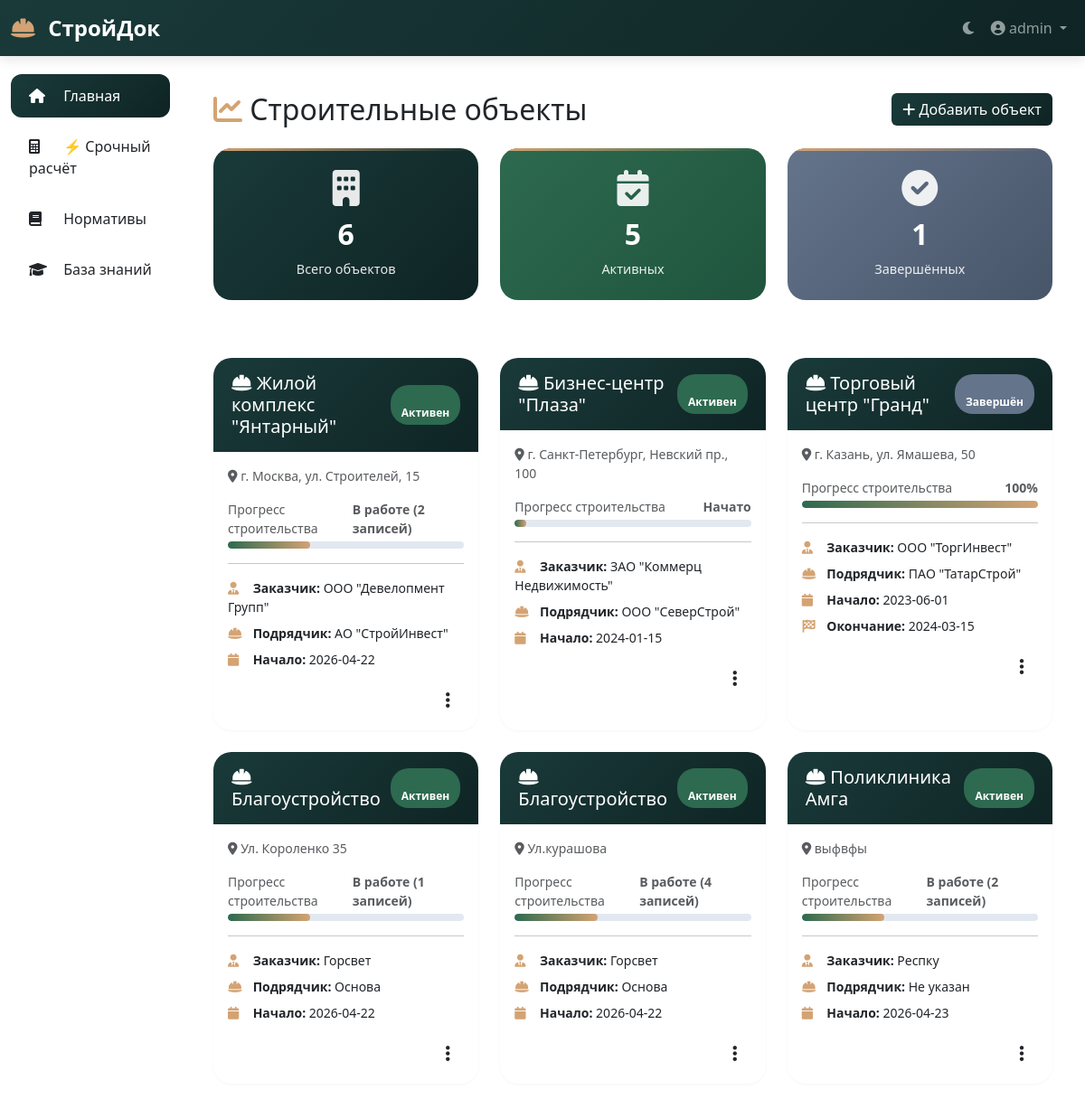
Screenshot of / (signed in) with the database file from the repository.
### app.py (models this page shows)
class Site(db.Model):
    id = db.Column(db.Integer, primary_key=True)
    name = db.Column(db.String(200), nullable=False)
    address = db.Column(db.String(300))
    customer = db.Column(db.String(200))
    contractor = db.Column(db.String(200))
    start_date = db.Column(db.String(50))
    end_date = db.Column(db.String(50))
    status = db.Column(db.String(50), default='active')
    created_at = db.Column(db.DateTime, default=datetime.now)
    avatar_filename = db.Column(db.String(300))
    entries = db.relationship('JournalEntry', backref='site', lazy=True, cascade='all, delete-orphan')
    documents = db.relationship('Document', backref='site', lazy=True, cascade='all, delete-orphan')
    photos = db.relationship('Photo', backref='site', lazy=True, cascade='all, delete-orphan')
    media = db.relationship('Media', backref='site', lazy=True, cascade='all, delete-orphan')

### app.py (the view)
@app.route('/')
@login_required
def index():
    sites = Site.query.all()
    active_count = Site.query.filter_by(status='active').count()
    completed_count = Site.query.filter_by(status='completed').count()
    paused_count = Site.query.filter_by(status='paused').count()
    current_date = datetime.now().strftime('%Y-%m-%d')
    return render_template('index.html',
                         sites=sites,
                         active_count=active_count,
                         completed_count=completed_count,
                         paused_count=paused_count,
                         current_date=current_date)

### app.py (called while the page is built)
def login_required(f):
    @wraps(f)
    def decorated_function(*args, **kwargs):
        if not session.get('logged_in'):
            flash('Пожалуйста, авторизуйтесь', 'warning')
            return redirect(url_for('login'))
        return f(*args, **kwargs)
    return decorated_function

### templates/index.html (shortened to what this page needs)
{% extends "base.html" %}
{% block content %}
<div class="container py-4">
    <div class="d-flex justify-content-between align-items-center mb-4 flex-wrap gap-3">
        <h2 class="mb-0">
            <i class="fas fa-chart-line" style="color: var(--accent);"></i>
            Строительные объекты
        </h2>
        <button type="button" class="btn btn-premium" data-bs-toggle="modal" data-bs-target="#addSiteModal">
            <i class="fas fa-plus"></i> Добавить объект
        </button>
    </div>
    <div class="row mb-5">
        <div class="col-md-4 col-6 mb-3">
            <div class="stat-card" data-aos="fade-up" data-aos-delay="0">
                <i class="fas fa-building"></i>
                <h3>{{ sites|length }}</h3>
                <p>Всего объектов</p>
            </div>
        </div>
        <div class="col-md-4 col-6 mb-3">
            <div class="stat-card" data-aos="fade-up" data-aos-delay="100" style="background: linear-gradient(135deg, #2d6a4f, #1f543d);">
                <i class="fas fa-calendar-check"></i>
                <h3>{{ active_count }}</h3>
                <p>Активных</p>
            </div>
        </div>
        <div class="col-md-4 col-6 mb-3">
            <div class="stat-card" data-aos="fade-up" data-aos-delay="200" style="background: linear-gradient(135deg, #64748b, #475569);">
                <i class="fas fa-check-circle"></i>
                <h3>{{ completed_count }}</h3>
                <p>Завершённых</p>
            </div>
        </div>
    </div>
    {% if sites %}
    <div class="row">
        {% for site in sites %}
        <div class="col-md-6 col-lg-4 mb-4">
            <a href="{{ url_for('site_detail', site_id=site.id) }}" class="text-decoration-none">
                <div class="card site-card h-100" data-aos="fade-up" data-aos-delay="{{ loop.index * 50 }}">
                    <div class="card-header">
                        <div class="d-flex justify-content-between align-items-center">
                            <h5 class="mb-0">
                                <i class="fas fa-hard-hat"></i> {{ site.name }}
                            </h5>
                            <span class="{% if site.end_date and site.end_date != '' %}badge-completed{% else %}badge-active{% endif %}">
                                 {% if site.end_date and site.end_date != '' %}Завершён{% else %}Активен{% endif %}
                            </span>
                        </div>
                    </div>
                    <div class="card-body">
                        <p class="card-text text-muted small mb-3">
                            <i class="fas fa-map-marker-alt"></i> {{ site.address or 'Адрес не указан' }}
                        </p>
                        <div class="mb-3">
                            <div class="d-flex justify-content-between align-items-center mb-1">
                                <small class="text-muted">Прогресс строительства</small>
                                <small class="text-muted fw-bold">
                                    {% if site.end_date and site.end_date != '' %}
                                        100%
                                    {% else %}
                                        {% if site.entries|length > 0 %}
                                            В работе ({{ site.entries|length }} записей)
                                        {% else %}
                                            Начато
                                        {% endif %}
                                    {% endif %}
                                </small>
                            </div>
                            <div class="progress-custom">
                                <div class="progress-bar-custom" style="width: {% if site.end_date and site.end_date != '' %}100{% else %}{% if site.entries|length > 0 %}35{% else %}5{% endif %}{% endif %}%"></div>
                            </div>
                        </div>
                        <hr class="my-3">
                        <div class="small mb-3">
                            <div class="mb-2">
                                <i class="fas fa-user-tie" style="color: var(--accent); width: 24px;"></i>
                                <strong>Заказчик:</strong> {{ site.customer or 'Не указан' }}
                            </div>
                            <div class="mb-2">
                                <i class="fas fa-hard-hat" style="color: var(--accent); width: 24px;"></i>
                                <strong>Подрядчик:</strong> {{ site.contractor or 'Не указан' }}
                            </div>
                            <div class="mb-2">
                                <i class="fas fa-calendar" style="color: var(--accent); width: 24px;"></i>
                                <strong>Начало:</strong> {{ site.start_date or 'Не указана' }}
                            </div>
                            {% if site.end_date and site.end_date != '' %}
                            <div>
                                <i class="fas fa-flag-checkered" style="color: var(--accent); width: 24px;"></i>
                                <strong>Окончание:</strong> {{ site.end_date }}
                            </div>
                            {% endif %}
                        </div>
                        <div class="d-flex justify-content-end" onclick="event.stopPropagation()">
                            <div class="dropdown">
                                <button class="btn-icon" type="button" data-bs-toggle="dropdown" aria-expanded="false">
                                    <i class="fas fa-ellipsis-v fa-lg"></i>
                                </button>
                            </div>
                        </div>
                    </div>
                </div>
            </a>
        </div>
        {% endfor %}
    </div>
    {% endif %}
</div>
{% endblock %}

### templates/base.html (shortened to what this page needs)
<!DOCTYPE html>
<html lang="ru" data-bs-theme="light">
<head>
    <link href="https://cdn.jsdelivr.net/npm/bootstrap@5.3.0/dist/css/bootstrap.min.css" rel="stylesheet">
    <link href="https://cdnjs.cloudflare.com/ajax/libs/font-awesome/6.0.0/css/all.min.css" rel="stylesheet">
    <link href="https://cdn.jsdelivr.net/npm/aos@2.3.4/dist/aos.css" rel="stylesheet">
</head>
<body>
    <nav class="navbar navbar-expand-lg navbar-dark sticky-top">
        <div class="container-fluid">
            <a class="navbar-brand" href="{{ url_for('index') }}">
                <i class="fas fa-hard-hat"></i> СтройДок
            </a>
            <div class="collapse navbar-collapse" id="navbarNav">
                <ul class="navbar-nav ms-auto">
                    <li class="nav-item">
                        <a class="nav-link" href="#" id="themeToggle">
                            <i class="fas fa-moon" id="themeIcon"></i>
                        </a>
                    </li>
                    <li class="nav-item dropdown">
                        <a class="nav-link dropdown-toggle" href="#" id="userDropdown" role="button" data-bs-toggle="dropdown">
                            <i class="fas fa-user-circle"></i> {{ session.get('username', 'Гость') }}
                        </a>
                    </li>
                </ul>
            </div>
        </div>
    </nav>
    <div class="container-fluid">
        <div class="row">
            <nav class="col-md-2 d-md-block sidebar p-0">
                <div class="position-sticky pt-3">
                    <ul class="nav flex-column">
                        <li class="nav-item">
                            <a class="nav-link {% if request.endpoint == 'index' %}active{% endif %}" href="{{ url_for('index') }}">
                                <i class="fas fa-home"></i> Главная
                            </a>
                        </li>
                        <li class="nav-item">
                            <a class="nav-link {% if request.endpoint == 'quick_calculator' %}active{% endif %}" href="{{ url_for('quick_calculator') }}">
                                <i class="fas fa-calculator"></i> ⚡ Срочный расчёт
                            </a>
                        </li>
                        <li class="nav-item">
                            <a class="nav-link {% if request.endpoint == 'normatives' %}active{% endif %}" href="{{ url_for('normatives') }}">
                                <i class="fas fa-book"></i> Нормативы
                            </a>
                        </li>
                        <li class="nav-item">
                            <a class="nav-link {% if request.endpoint == 'knowledge_base' %}active{% endif %}" href="{{ url_for('knowledge_base') }}">
                                <i class="fas fa-graduation-cap"></i> База знаний
                            </a>
                        </li>
                    </ul>
                </div>
            </nav>
            <main class="col-md-10 ms-sm-auto px-md-4 py-3">
                {% block content %}{% endblock %}
            </main>
        </div>
    </div>
</body>
</html>

### templates/base.html (style rules this page uses)
:root { --primary: #1a3a3a; --primary-dark: #0f2424; --accent: #d4a373; --accent-dark: #b8834f; --success: #2d6a4f; --danger: #c53030; }
* { margin: 0; padding: 0; box-sizing: border-box; }
body { font-family: 'Segoe UI', Tahoma, Geneva, Verdana, sans-serif; transition: background-color 0.3s ease, color 0.3s ease; }
.navbar { background: linear-gradient(135deg, var(--primary) 0%, var(--primary-dark) 100%); box-shadow: 0 4px 12px rgba(0,0,0,0.1); }
.navbar-brand { font-weight: 700; font-size: 1.5rem; }
.navbar-brand i { color: var(--accent); margin-right: 8px; }
.sidebar { background: var(--bg-card); min-height: calc(100vh - 56px); border-right: 1px solid var(--border); }
.sidebar .nav-link { color: var(--text-secondary); padding: 12px 20px; transition: all 0.2s; border-radius: 12px; margin: 4px 12px; }
.sidebar .nav-link.active { background: linear-gradient(135deg, var(--primary), var(--primary-dark)); color: white; }
.sidebar .nav-link i { width: 24px; margin-right: 10px; }
.card { border: none; border-radius: 20px; box-shadow: 0 1px 3px rgba(0,0,0,0.04); transition: all 0.3s; overflow: hidden; }
.btn-premium { background: linear-gradient(135deg, var(--primary), var(--primary-dark)); color: white; border: none; transition: all 0.2s; }
.site-card { transition: all 0.3s; }
.btn { position: relative; overflow: hidden; }

### templates/index.html (style rules this page uses)
.stat-card { background: linear-gradient(135deg, var(--primary) 0%, var(--primary-dark) 100%); color: white; padding: 24px; border-radius: 20px; text-align: center; cursor: pointer; transition: all 0.3s cubic-bezier(0.4, 0, 0.2, 1); position: relative; overflow: hidden; }
.stat-card::before { content: ''; position: absolute; top: 0; left: 0; right: 0; height: 3px; background: linear-gradient(90deg, var(--accent), transparent); }
.stat-card i { font-size: 2.5rem; margin-bottom: 12px; opacity: 0.9; }
.stat-card h3 { font-size: 2rem; font-weight: 700; margin-bottom: 8px; }
.stat-card p { margin: 0; opacity: 0.9; font-size: 0.9rem; }
.site-card { transition: all 0.3s cubic-bezier(0.4, 0, 0.2, 1); border: none; border-radius: 20px; overflow: hidden; cursor: pointer; }
.site-card .card-header { background: linear-gradient(135deg, var(--primary), var(--primary-dark)); color: white; padding: 16px 20px; border: none; }
.progress-custom { height: 8px; border-radius: 10px; background-color: #e2e8f0; overflow: hidden; }
.progress-bar-custom { background: linear-gradient(90deg, var(--success), var(--accent)); width: 0%; height: 100%; border-radius: 10px; transition: width 0.6s ease; }
.badge-active { background: var(--success); color: white; padding: 4px 12px; border-radius: 20px; font-size: 0.75rem; font-weight: 600; }
.badge-completed { background: #64748b; color: white; padding: 4px 12px; border-radius: 20px; font-size: 0.75rem; font-weight: 600; }
.btn-icon { width: 36px; height: 36px; border-radius: 50%; display: flex; align-items: center; justify-content: center; transition: all 0.2s; background: none; border: none; color: var(--text-secondary); cursor: pointer; }
a.text-decoration-none { text-decoration: none; }

### rows the page displays
Site: name "Жилой комплекс \"Янтарный\"", shows "Активен", address "г. Москва, ул. Строителей, 15", entries|length "2", customer "ООО \"Девелопмент Групп\"", contractor "АО \"СтройИнвест\"", start_date "2026-04-22"
Site: name "Бизнес-центр \"Плаза\"", shows "Активен", address "г. Санкт-Петербург, Невский пр., 100", shows "Начато", customer "ЗАО \"Коммерц Недвижимость\"", contractor "ООО \"СеверСтрой\"", start_date "2024-01-15"
Site: name "Торговый центр \"Гранд\"", shows "Завершён", address "г. Казань, ул. Ямашева, 50", shows "100%", customer "ООО \"ТоргИнвест\"", contractor "ПАО \"ТатарСтрой\"", start_date "2023-06-01", end_date "2024-03-15"
Site: name "Благоустройство", end_date "Активен", address "Ул. Короленко 35", entries|length "1", customer "Горсвет", contractor "Основа", start_date "2026-04-22"
Site: name "Благоустройство", end_date "Активен", address "Ул.курашова", entries|length "4", customer "Горсвет", contractor "Основа", start_date "2026-04-22"
Site: name "Поликлиника Амга", end_date "Активен", address "выфвфы", entries|length "2", customer "Респку", contractor "Не указан", start_date "2026-04-23"

### other values shown
{{ session.get('username', 'Гость') }} "admin"
{{ sites|length }} "6"
{{ active_count }} "5"
{{ completed_count }} "1"
